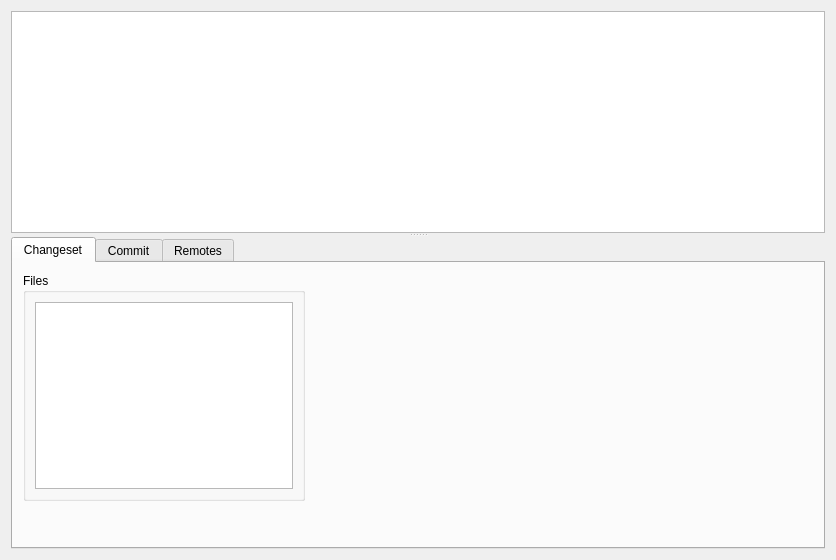
<?xml version="1.0" encoding="UTF-8"?>
<ui version="4.0">
 <class>RepositoryWidget</class>
 <widget class="QWidget" name="RepositoryWidget">
  <property name="geometry">
   <rect>
    <x>0</x>
    <y>0</y>
    <width>836</width>
    <height>560</height>
   </rect>
  </property>
  <property name="windowTitle">
   <string>Form</string>
  </property>
  <property name="locale">
   <locale language="C" country="AnyCountry"/>
  </property>
  <layout class="QGridLayout" name="gridLayout">
   <item row="0" column="0">
    <widget class="QSplitter" name="splitter">
     <property name="orientation">
      <enum>Qt::Vertical</enum>
     </property>
     <widget class="QTableView" name="tableView"/>
     <widget class="QTabWidget" name="tabWidget">
      <property name="currentIndex">
       <number>0</number>
      </property>
      <widget class="QWidget" name="tab">
       <attribute name="title">
        <string>Changeset</string>
       </attribute>
       <widget class="QGroupBox" name="groupBox">
        <property name="geometry">
         <rect>
          <x>10</x>
          <y>10</y>
          <width>282</width>
          <height>228</height>
         </rect>
        </property>
        <property name="title">
         <string>Files</string>
        </property>
        <layout class="QGridLayout" name="gridLayout_2">
         <item row="0" column="0">
          <widget class="QListView" name="listView"/>
         </item>
        </layout>
       </widget>
      </widget>
      <widget class="QWidget" name="tab_2">
       <attribute name="title">
        <string>Commit</string>
       </attribute>
      </widget>
      <widget class="QWidget" name="tab_3">
       <attribute name="title">
        <string>Remotes</string>
       </attribute>
       <layout class="QGridLayout" name="gridLayout_3">
        <item row="0" column="0" rowspan="3">
         <widget class="QListView" name="listView_2"/>
        </item>
        <item row="0" column="1">
         <widget class="QLabel" name="label">
          <property name="text">
           <string>Link</string>
          </property>
         </widget>
        </item>
        <item row="1" column="1">
         <spacer name="verticalSpacer">
          <property name="orientation">
           <enum>Qt::Vertical</enum>
          </property>
          <property name="sizeHint" stdset="0">
           <size>
            <width>20</width>
            <height>179</height>
           </size>
          </property>
         </spacer>
        </item>
        <item row="2" column="1">
         <layout class="QHBoxLayout" name="horizontalLayout">
          <item>
           <spacer name="horizontalSpacer">
            <property name="orientation">
             <enum>Qt::Horizontal</enum>
            </property>
            <property name="sizeHint" stdset="0">
             <size>
              <width>40</width>
              <height>20</height>
             </size>
            </property>
           </spacer>
          </item>
          <item>
           <widget class="QPushButton" name="pushButton">
            <property name="text">
             <string>Pull</string>
            </property>
           </widget>
          </item>
          <item>
           <widget class="QPushButton" name="pushButton_2">
            <property name="text">
             <string>Push</string>
            </property>
           </widget>
          </item>
         </layout>
        </item>
       </layout>
      </widget>
     </widget>
    </widget>
   </item>
  </layout>
 </widget>
 <resources/>
 <connections/>
</ui>
